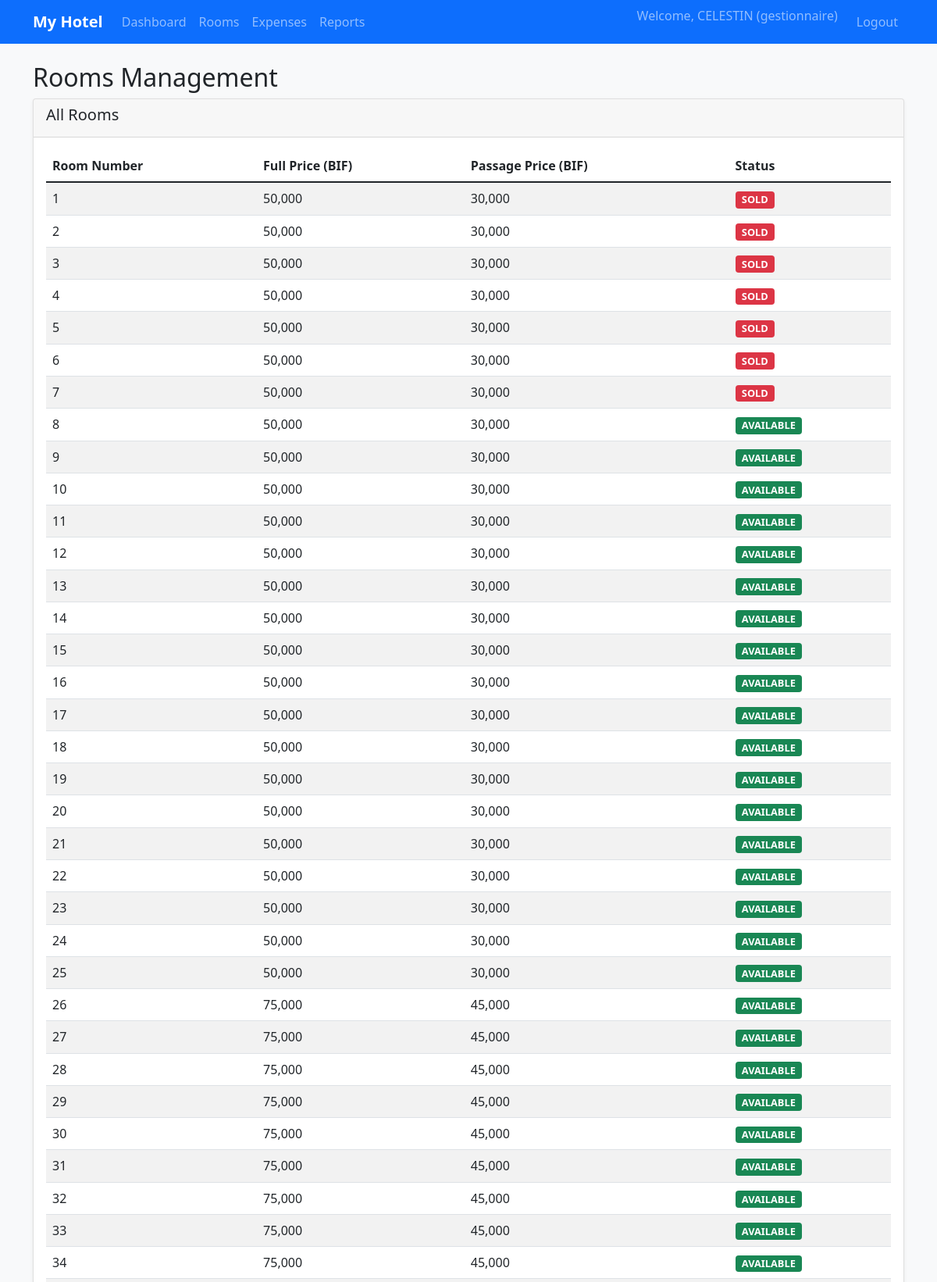
The app's page /rooms (signed in, upper part) with its own data.
### tables this page shows
CREATE TABLE rooms (
            room_id INTEGER PRIMARY KEY AUTOINCREMENT,
            room_number INTEGER UNIQUE NOT NULL,
            status TEXT DEFAULT 'available',
            price_full REAL NOT NULL DEFAULT 0, price_passage REAL NOT NULL DEFAULT 0);

### app.py (the view)
@app.route('/rooms')
@login_required()
def rooms():
    conn = get_db_connection()
    rooms = conn.execute('SELECT * FROM rooms ORDER BY room_number').fetchall()
    conn.close()
    return render_template('rooms.html', rooms=rooms)

### app.py (called while the page is built)
def login_required(role=None):
    def decorator(f):
        @functools.wraps(f)
        def decorated_function(*args, **kwargs):
            if 'user_id' not in session:
                return redirect(url_for('login'))
            if role and session.get('role') != role:
                flash('Access denied. Insufficient permissions.', 'danger')
                return redirect(url_for('dashboard'))
            return f(*args, **kwargs)
        return decorated_function
    return decorator

### database.py (called while the page is built)
def get_db_connection():
    conn = sqlite3.connect('hotel.db')
    conn.row_factory = sqlite3.Row
    return conn

### templates/rooms.html (shortened to what this page needs)
{% extends "base.html" %}
{% block content %}
<div class="row">
    <div class="col-md-12">
        <h2>Rooms Management</h2>
        <div class="card">
            <div class="card-header">
                <h5>All Rooms</h5>
            </div>
            <div class="card-body">
                <div class="table-responsive">
                    <table class="table table-striped">
                        <thead>
                            <tr>
                                <th>Room Number</th>
                                <th>Full Price (BIF)</th>
                                <th>Passage Price (BIF)</th>
                                <th>Status</th>
                            </tr>
                        </thead>
                        <tbody>
                            {% for room in rooms %}
                            <tr>
                                <td>{{ room.room_number }}</td>
                                <td>{{ "{:,.0f}".format(room.price_full) }}</td>
                                <td>{{ "{:,.0f}".format(room.price_passage) }}</td>
                                <td>
                                    <span class="badge {% if room.status == 'available' %}bg-success{% else %}bg-danger{% endif %}">
                                        {{ room.status|upper }}
                                    </span>
                                </td>
                            </tr>
                            {% endfor %}
                        </tbody>
                    </table>
                </div>
            </div>
        </div>
    </div>
</div>
{% endblock %}

### static/css/style.css (style rules this page uses)
body { background-color: #f8f9fa; }
.card { box-shadow: 0 0.125rem 0.25rem rgba(0, 0, 0, 0.075); border: 1px solid rgba(0, 0, 0, 0.125); }
.table th { border-top: none; }
.badge { font-size: 0.8em; }

### records on screen
rooms: room_number "1", price_full "50,000", price_passage "30,000", status "SOLD"
rooms: room_number "2", price_full "50,000", price_passage "30,000", status "SOLD"
rooms: room_number "3", price_full "50,000", price_passage "30,000", status "SOLD"
rooms: room_number "4", price_full "50,000", price_passage "30,000", status "SOLD"
rooms: room_number "5", price_full "50,000", price_passage "30,000", status "SOLD"
rooms: room_number "6", price_full "50,000", price_passage "30,000", status "SOLD"
rooms: room_number "7", price_full "50,000", price_passage "30,000", status "SOLD"
rooms: room_number "8", price_full "50,000", price_passage "30,000", status "AVAILABLE"
rooms: room_number "9", price_full "50,000", price_passage "30,000", status "AVAILABLE"
rooms: room_number "10", price_full "50,000", price_passage "30,000", status "AVAILABLE"
rooms: room_number "11", price_full "50,000", price_passage "30,000", status "AVAILABLE"
rooms: room_number "12", price_full "50,000", price_passage "30,000", status "AVAILABLE"
rooms: room_number "13", price_full "50,000", price_passage "30,000", status "AVAILABLE"
rooms: room_number "14", price_full "50,000", price_passage "30,000", status "AVAILABLE"
rooms: room_number "15", price_full "50,000", price_passage "30,000", status "AVAILABLE"
rooms: room_number "16", price_full "50,000", price_passage "30,000", status "AVAILABLE"
rooms: room_number "17", price_full "50,000", price_passage "30,000", status "AVAILABLE"
rooms: room_number "18", price_full "50,000", price_passage "30,000", status "AVAILABLE"
rooms: room_number "19", price_full "50,000", price_passage "30,000", status "AVAILABLE"
rooms: room_number "20", price_full "50,000", price_passage "30,000", status "AVAILABLE"
rooms: room_number "21", price_full "50,000", price_passage "30,000", status "AVAILABLE"
rooms: room_number "22", price_full "50,000", price_passage "30,000", status "AVAILABLE"
rooms: room_number "23", price_full "50,000", price_passage "30,000", status "AVAILABLE"
rooms: room_number "24", price_full "50,000", price_passage "30,000", status "AVAILABLE"
rooms: room_number "25", price_full "50,000", price_passage "30,000", status "AVAILABLE"
rooms: room_number "26", price_full "75,000", price_passage "45,000", status "AVAILABLE"
rooms: room_number "27", price_full "75,000", price_passage "45,000", status "AVAILABLE"
rooms: room_number "28", price_full "75,000", price_passage "45,000", status "AVAILABLE"
rooms: room_number "29", price_full "75,000", price_passage "45,000", status "AVAILABLE"
rooms: room_number "30", price_full "75,000", price_passage "45,000", status "AVAILABLE"
rooms: room_number "31", price_full "75,000", price_passage "45,000", status "AVAILABLE"
rooms: room_number "32", price_full "75,000", price_passage "45,000", status "AVAILABLE"
rooms: room_number "33", price_full "75,000", price_passage "45,000", status "AVAILABLE"
rooms: room_number "34", price_full "75,000", price_passage "45,000", status "AVAILABLE"

### other values on screen
{{ session.username }} "CELESTIN"
{{ session.role }} "gestionnaire"
